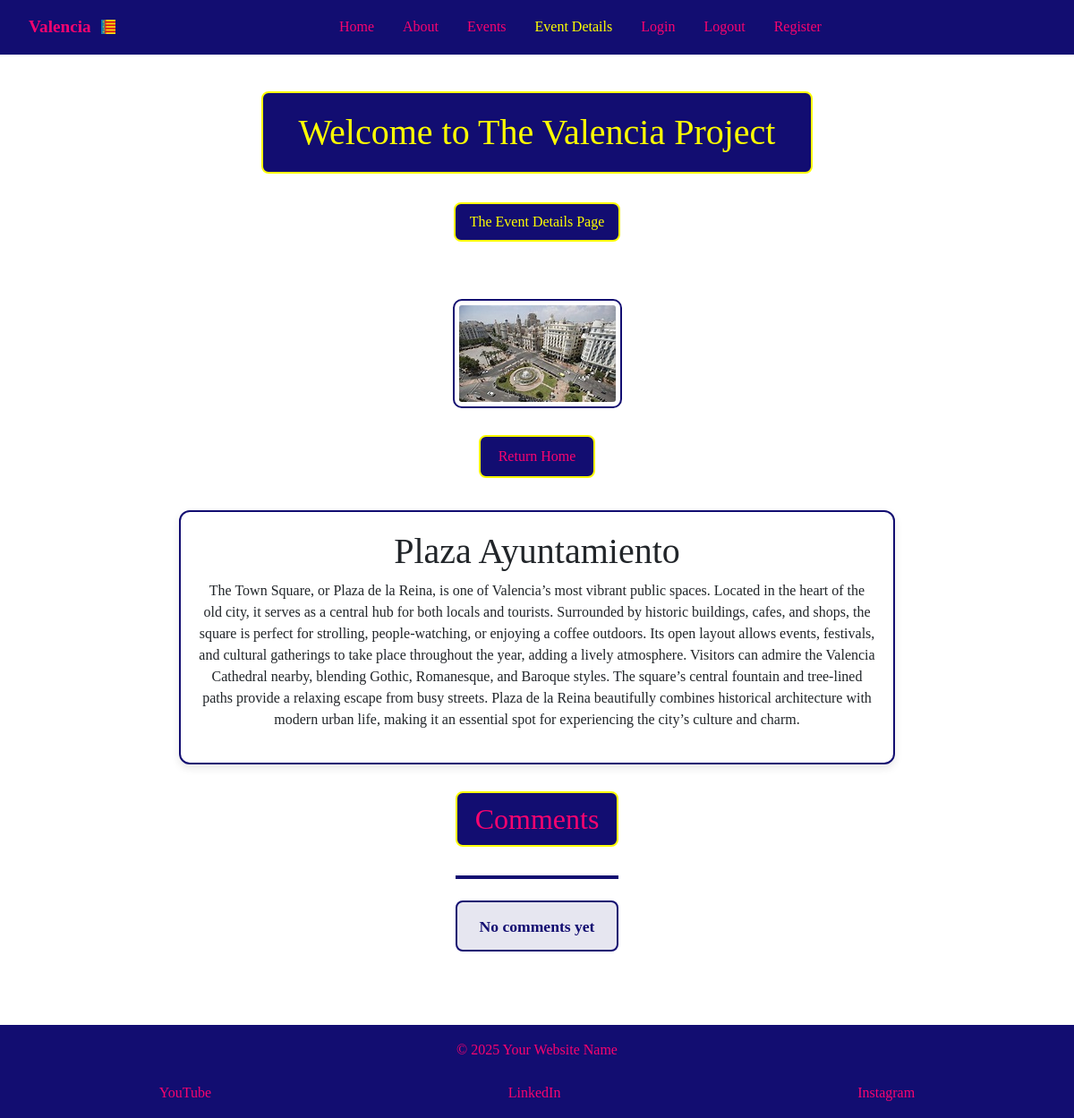
The app's page /event-details/2/ with its own data.
### tourism_es/models.py (models this page shows, shortened)
class CardText(models.Model):
    title = models.CharField(max_length=50, blank=True)
    content = models.TextField()
    image_name = models.CharField(
        max_length=30,
        help_text="Enter the image filename (eg 'science museum.jpg)",
        default='default.jpg',
        blank=True
    )
    saved_by = models.ManyToManyField(User,
                                      related_name='saved_cards', blank=True)

### tourism_es/views.py (the view)
# urls.py: path('event-details/<int:pk>/', views.event_details, name='event-details'),
def event_details(request, pk):
    card = get_object_or_404(CardText, id=pk)
    is_saved = False
    if request.user.is_authenticated:
        is_saved = card.saved_by.filter(pk=request.user.pk).exists()
    if request.method == 'POST' and request.user.is_authenticated:
        form = CommentForm(request.POST)
        if form.is_valid():
            comment = form.save(commit=False)
            comment.user = request.user
            comment.card = card
            comment.save()
            return redirect('event-details', pk=card.pk)
    else:
        form = CommentForm()
    comments = card.comments.all().order_by('created_at')
    context = {
        'card': card,
        'comments': comments,
        'form': form,
        'is_saved': is_saved,
        'active_tab': 'event-details'
    }
    return render(request, 'event-details.html', context)

### tourism_es/templates/event-details.html (shortened to what this page needs)
{% extends 'base.html' %}
{% load static %}
{% load comment_tags %}
{% block content %}
<h1 class="color">Welcome to The Valencia Project</h1>
<p class="color">The Event Details Page</p>
<main class="card-detail-wrapper">
    <div class="card-detail">
        <img src="{% static 'images/' %}{{ card.image_name }}" alt="{{ card.title }}">
        <p>
            <a class="color-return" href="{% url 'index' %}">Return Home</a>
        </p>
        <div class="card-content-box">
            <h1>{{ card.title }}</h1>
            <p>{{ card.content }}</p>
        </div>
        <div class="comments-section">
            <h2>Comments</h2>
            {% for comment in comments %}
            <div class="comment" data-id="{{ comment.id }}">
                <p><strong>{{ comment.user.username }}</strong> said:</p>
                <p>{{ comment.text }}</p>
                <small>{{ comment.created_at|date:"M d, Y H:i "}}</small>
                <div class="reaction-buttons">
                    {% if user.is_authenticated %}
                    <button class="like-btn" data-url="{% url 'toggle_reaction' comment.id 'like' %}">👍</button>
                    <span class="like-count">{{ comment|reaction_count:"like" }}</span>
                    <button class="dislike-btn" data-url="{% url 'toggle_reaction' comment.id 'dislike' %}">👎</button>
                    <span class="dislike-count">{{ comment|reaction_count:"dislike" }}</span>
                    {% else %}
                    <p>Login to react.</p>
                    {% endif %}
                </div>
                {% if user == comment.user %}
                <div class="actions">
                    <a href="{% url 'edit-comment'  comment.pk %}">Edit</a>
                    <a href="{% url 'delete-comments' comment.pk %}">Delete</a>
                </div>
                {% endif %}
            </div>
            {% empty %}
            <hr>
            <p class="no-comments">No comments yet</p>
            {% endfor %}
        </div>
    </div>
</main>
{% endblock %}

### tourism_es/static/CSS/tourism.css (style rules this page uses)
* { box-sizing: border-box; margin: 0; padding: 0; }
html, body { height: 100%; font-family: "Times New Roman", Times, serif; overflow-x: hidden; }
body { display: flex; flex-direction: column; min-height: 100vh; padding-top: 4.375rem; background: url('../images/City-of-Arts-and-Sci.png') center center / cover no-repeat fixed; image-rendering: auto; }
main { flex: 1; display: flex; flex-direction: column; align-items: center; justify-content: flex-start; text-align: center; padding: 2rem 1rem; gap: 2rem; }
.color { color: yellow; text-align: center; margin: 0em auto; padding: 0.5em 1em; border: 2px solid yellow; border-radius: 8px; background: #120d71; }
a.color-return { text-align: center; margin: 0em auto; padding: 0.5em 1em; border: 2px solid yellow; border-radius: 8px; background: #120d71; color: #f8046f; text-decoration: none; }
.card-detail { display: flex; flex-direction: column; align-items: center; text-align: center; gap: 20px; max-width: 800px; }
.card-detail img { max-width: 100%; height: auto; border-radius: 10px; border: 2px solid #007BFF; padding: 5px; background-color: #fff; border: 2px solid #120d71; }
.card-content-box { background-color: #ffffff; border: 2px solid #120d71; border-radius: 12px; padding: 20px; box-shadow: 0 4px 10px rgba(0,0,0,0.1); width: 100%; box-sizing: border-box; }
.card-detail a { display: inline-block; margin-top: 10px; padding: 10px 20px; background-color: #120d71; color: #f8046f; text-decoration: none; border-radius: 8px; transition: transform 0.2s, background-color 0.2s; border: 2px solid yellow; }
hr { all: unset; display: block; height: 4px; background-color: #120d71; margin: 1.5em 0; }
.no-comments { color: #120d71; font-weight: 600; font-size: 1.1rem; text-align: center; margin: 1em auto; padding: 0.75em 1em; border: 2px solid #120d71; background-color: rgba(18, 13, 113, 0.1); border-radius: 8px; max-width: 300px; }
.comments-section h2 { display: inline-block; margin-top: 10px; padding: 10px 20px; background-color: #120d71; color: #f8046f; text-decoration: none; border-radius: 8px; transition: transform 0.2s, background-color 0.2s; border: 2px solid yellow; }

### records on screen
CardText: image_name (picture), title "Plaza Ayuntamiento", content "The Town Square, or Plaza de la Reina, is one of Valencia’s most vibrant public spaces. Located in the heart of the old city, it serves as a central hub for both locals and tourists. Surrounded by historic buildings, cafes, and shops, the square is perfect for strolling, people-watching, or enjoying a coffee outdoors. Its open layout allows events, festivals, and cultural gatherings to take place throughout the year, adding a lively atmosphere. Visitors can admire the Valencia Cathedral nearby, blending Gothic, Romanesque, and Baroque styles. The square’s central fountain and tree-lined paths provide a relaxing escape from busy streets. Plaza de la Reina beautifully combines historical…"
